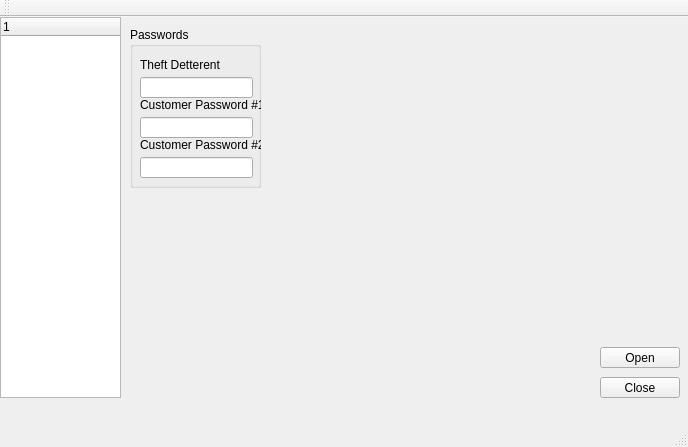
<?xml version="1.0" encoding="UTF-8"?>
<ui version="4.0">
 <class>CatTools</class>
 <widget class="QMainWindow" name="CatTools">
  <property name="geometry">
   <rect>
    <x>0</x>
    <y>0</y>
    <width>688</width>
    <height>447</height>
   </rect>
  </property>
  <property name="windowTitle">
   <string>CatTools</string>
  </property>
  <widget class="QWidget" name="centralWidget">
   <widget class="QPushButton" name="openButton">
    <property name="geometry">
     <rect>
      <x>600</x>
      <y>330</y>
      <width>80</width>
      <height>21</height>
     </rect>
    </property>
    <property name="text">
     <string>Open</string>
    </property>
   </widget>
   <widget class="QPushButton" name="closeButton">
    <property name="geometry">
     <rect>
      <x>600</x>
      <y>360</y>
      <width>80</width>
      <height>21</height>
     </rect>
    </property>
    <property name="text">
     <string>Close</string>
    </property>
   </widget>
   <widget class="QTreeWidget" name="treeWidget">
    <property name="geometry">
     <rect>
      <x>0</x>
      <y>0</y>
      <width>121</width>
      <height>381</height>
     </rect>
    </property>
    <column>
     <property name="text">
      <string notr="true">1</string>
     </property>
    </column>
   </widget>
   <widget class="QGroupBox" name="groupBox">
    <property name="geometry">
     <rect>
      <x>130</x>
      <y>10</y>
      <width>131</width>
      <height>161</height>
     </rect>
    </property>
    <property name="title">
     <string>Passwords</string>
    </property>
    <widget class="QLabel" name="label_3">
     <property name="geometry">
      <rect>
       <x>10</x>
       <y>110</y>
       <width>121</width>
       <height>16</height>
      </rect>
     </property>
     <property name="text">
      <string>Customer Password #2</string>
     </property>
    </widget>
    <widget class="QLineEdit" name="lineEdit_2">
     <property name="geometry">
      <rect>
       <x>10</x>
       <y>90</y>
       <width>113</width>
       <height>21</height>
      </rect>
     </property>
    </widget>
    <widget class="QLineEdit" name="lineEdit">
     <property name="geometry">
      <rect>
       <x>10</x>
       <y>50</y>
       <width>113</width>
       <height>21</height>
      </rect>
     </property>
    </widget>
    <widget class="QLineEdit" name="lineEdit_3">
     <property name="geometry">
      <rect>
       <x>10</x>
       <y>130</y>
       <width>113</width>
       <height>21</height>
      </rect>
     </property>
    </widget>
    <widget class="QLabel" name="label_2">
     <property name="geometry">
      <rect>
       <x>10</x>
       <y>70</y>
       <width>121</width>
       <height>16</height>
      </rect>
     </property>
     <property name="text">
      <string>Customer Password #1</string>
     </property>
    </widget>
    <widget class="QLabel" name="label">
     <property name="geometry">
      <rect>
       <x>10</x>
       <y>30</y>
       <width>101</width>
       <height>16</height>
      </rect>
     </property>
     <property name="text">
      <string>Theft Detterent</string>
     </property>
    </widget>
   </widget>
  </widget>
  <widget class="QMenuBar" name="menuBar">
   <property name="geometry">
    <rect>
     <x>0</x>
     <y>0</y>
     <width>688</width>
     <height>20</height>
    </rect>
   </property>
  </widget>
  <widget class="QToolBar" name="mainToolBar">
   <attribute name="toolBarArea">
    <enum>TopToolBarArea</enum>
   </attribute>
   <attribute name="toolBarBreak">
    <bool>false</bool>
   </attribute>
  </widget>
  <widget class="QStatusBar" name="statusBar"/>
 </widget>
 <layoutdefault spacing="6" margin="11"/>
 <resources/>
 <connections/>
</ui>
